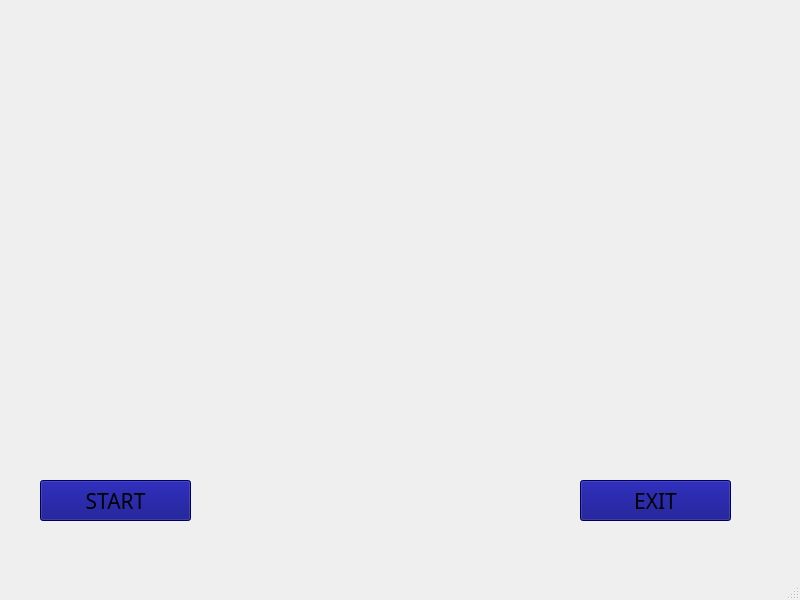
<?xml version="1.0" encoding="UTF-8"?>
<ui version="4.0">
 <class>MainWindow</class>
 <widget class="QMainWindow" name="MainWindow">
  <property name="geometry">
   <rect>
    <x>0</x>
    <y>0</y>
    <width>800</width>
    <height>600</height>
   </rect>
  </property>
  <property name="windowTitle">
   <string>MainWindow</string>
  </property>
  <property name="styleSheet">
   <string notr="true"/>
  </property>
  <widget class="QWidget" name="centralwidget">
   <widget class="QLabel" name="label">
    <property name="geometry">
     <rect>
      <x>6</x>
      <y>12</y>
      <width>781</width>
      <height>561</height>
     </rect>
    </property>
    <property name="text">
     <string/>
    </property>
    <property name="pixmap">
     <pixmap>../Users/RISHITA/Downloads/MIASPIC/Jarvis.jpg</pixmap>
    </property>
    <property name="scaledContents">
     <bool>true</bool>
    </property>
   </widget>
   <widget class="QPushButton" name="pushButton">
    <property name="geometry">
     <rect>
      <x>40</x>
      <y>480</y>
      <width>151</width>
      <height>41</height>
     </rect>
    </property>
    <property name="font">
     <font>
      <family>Algerian</family>
      <pointsize>16</pointsize>
     </font>
    </property>
    <property name="styleSheet">
     <string notr="true">background-color: rgb(0, 0, 127);
</string>
    </property>
    <property name="text">
     <string>START</string>
    </property>
   </widget>
   <widget class="QPushButton" name="pushButton_2">
    <property name="geometry">
     <rect>
      <x>580</x>
      <y>480</y>
      <width>151</width>
      <height>41</height>
     </rect>
    </property>
    <property name="font">
     <font>
      <family>Algerian</family>
      <pointsize>16</pointsize>
     </font>
    </property>
    <property name="styleSheet">
     <string notr="true">background-color: rgb(0, 0, 127);
</string>
    </property>
    <property name="text">
     <string>EXIT</string>
    </property>
   </widget>
   <widget class="QTextBrowser" name="textBrowser">
    <property name="geometry">
     <rect>
      <x>365</x>
      <y>20</y>
      <width>211</width>
      <height>31</height>
     </rect>
    </property>
    <property name="styleSheet">
     <string notr="true">background:transparent;
border radius:none;</string>
    </property>
   </widget>
   <widget class="QTextBrowser" name="textBrowser_2">
    <property name="geometry">
     <rect>
      <x>570</x>
      <y>20</y>
      <width>211</width>
      <height>31</height>
     </rect>
    </property>
    <property name="styleSheet">
     <string notr="true">background:transparent;
border radius:none;
</string>
    </property>
   </widget>
  </widget>
  <widget class="QMenuBar" name="menubar">
   <property name="geometry">
    <rect>
     <x>0</x>
     <y>0</y>
     <width>800</width>
     <height>21</height>
    </rect>
   </property>
  </widget>
  <widget class="QStatusBar" name="statusbar"/>
 </widget>
 <resources/>
 <connections/>
</ui>
